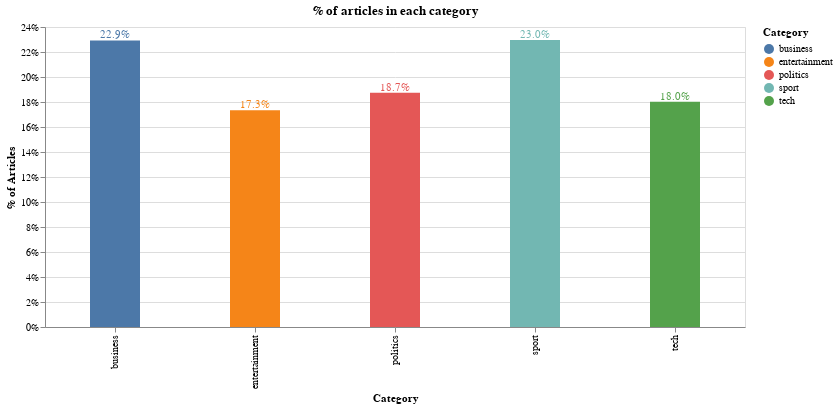

This figure's notebook cell:
### Code cell
df['id'] = 1
df2 = pd.DataFrame(df.groupby('Category').count()['id']).reset_index()

bars = alt.Chart(df2).mark_bar(size=50).encode(
    x=alt.X('Category'),
    y=alt.Y('PercentOfTotal:Q', axis=alt.Axis(format='.0%', title='% of Articles')),
    color='Category'
).transform_window(
    TotalArticles='sum(id)',
    frame=[None, None]
).transform_calculate(
    PercentOfTotal="datum.id / datum.TotalArticles"
)

text = bars.mark_text(
    align='center',
    baseline='bottom',
    #dx=5  # Nudges text to right so it doesn't appear on top of the bar
).encode(
    text=alt.Text('PercentOfTotal:Q', format='.1%')
)

(bars + text).interactive().properties(
    height=300, 
    width=700,
    title = "% of articles in each category",
)

### Figure 1 — Vega-Lite specification as saved in the notebook (floating-point values rounded to 4 significant figures)
{"config": {"view": {"continuousWidth": 400, "continuousHeight": 300}}, "layer": [{"mark": {"type": "bar", "size": 50}, "encoding": {"color": {"type": "nominal", "field": "Category"}, "x": {"type": "nominal", "field": "Category"}, "y": {"type": "quantitative", "axis": {"format": ".0%", "title": "% of Articles"}, "field": "PercentOfTotal"}}, "selection": {"selector001": {"type": "interval", "bind": "scales", "encodings": ["x", "y"]}}, "transform": [{"window": [{"op": "sum", "field": "id", "as": "TotalArticles"}], "frame": [null, null]}, {"calculate": "datum.id / datum.TotalArticles", "as": "PercentOfTotal"}]}, {"mark": {"type": "text", "align": "center", "baseline": "bottom"}, "encoding": {"color": {"type": "nominal", "field": "Category"}, "text": {"type": "quantitative", "field": "PercentOfTotal", "format": ".1%"}, "x": {"type": "nominal", "field": "Category"}, "y": {"type": "quantitative", "axis": {"format": ".0%", "title": "% of Articles"}, "field": "PercentOfTotal"}}, "transform": [{"window": [{"op": "sum", "field": "id", "as": "TotalArticles"}], "frame": [null, null]}, {"calculate": "datum.id / datum.TotalArticles", "as": "PercentOfTotal"}]}], "data": {"name": "data-9a2e07ae41b2eda4f5b2023b1a5c9d3a"}, "height": 300, "title": "% of articles in each category", "width": 700, "$schema": "https://vega.github.io/schema/vega-lite/v4.8.1.json", "datasets": {"data-9a2e07ae41b2eda4f5b2023b1a5c9d3a": [{"Category": "business", "id": 510}, {"Category": "entertainment", "id": 386}, {"Category": "politics", "id": 417}, {"Category": "sport", "id": 511}, {"Category": "tech", "id": 401}]}}
